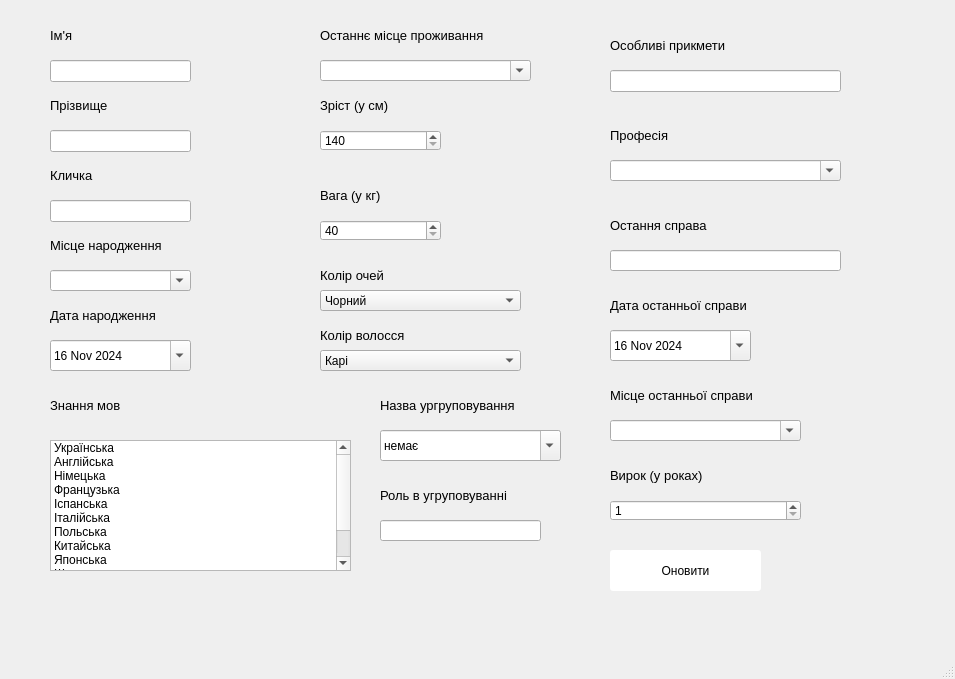
<?xml version="1.0" encoding="UTF-8"?>
<ui version="4.0">
 <class>MainWindow</class>
 <widget class="QMainWindow" name="MainWindow">
  <property name="geometry">
   <rect>
    <x>0</x>
    <y>0</y>
    <width>955</width>
    <height>679</height>
   </rect>
  </property>
  <property name="windowTitle">
   <string>Оновлення даних про злочинця</string>
  </property>
  <widget class="QWidget" name="centralwidget">
   <widget class="QComboBox" name="comboBox_8">
    <property name="geometry">
     <rect>
      <x>50</x>
      <y>270</y>
      <width>141</width>
      <height>21</height>
     </rect>
    </property>
    <property name="editable">
     <bool>true</bool>
    </property>
   </widget>
   <widget class="QLabel" name="label_25">
    <property name="geometry">
     <rect>
      <x>50</x>
      <y>90</y>
      <width>111</width>
      <height>31</height>
     </rect>
    </property>
    <property name="font">
     <font>
      <pointsize>10</pointsize>
     </font>
    </property>
    <property name="text">
     <string>Прізвище</string>
    </property>
   </widget>
   <widget class="QLineEdit" name="lineEdit_11">
    <property name="geometry">
     <rect>
      <x>50</x>
      <y>130</y>
      <width>141</width>
      <height>22</height>
     </rect>
    </property>
   </widget>
   <widget class="QLabel" name="label_22">
    <property name="geometry">
     <rect>
      <x>320</x>
      <y>20</y>
      <width>241</width>
      <height>31</height>
     </rect>
    </property>
    <property name="font">
     <font>
      <pointsize>10</pointsize>
     </font>
    </property>
    <property name="text">
     <string>Останнє місце проживання</string>
    </property>
   </widget>
   <widget class="QDateEdit" name="dateEdit_4">
    <property name="geometry">
     <rect>
      <x>50</x>
      <y>340</y>
      <width>141</width>
      <height>31</height>
     </rect>
    </property>
    <property name="inputMethodHints">
     <set>Qt::ImhDate|Qt::ImhPreferNumbers</set>
    </property>
    <property name="calendarPopup">
     <bool>true</bool>
    </property>
    <property name="date">
     <date>
      <year>2024</year>
      <month>11</month>
      <day>16</day>
     </date>
    </property>
   </widget>
   <widget class="QSpinBox" name="spinBox_4">
    <property name="geometry">
     <rect>
      <x>320</x>
      <y>220</y>
      <width>121</width>
      <height>21</height>
     </rect>
    </property>
    <property name="minimum">
     <number>40</number>
    </property>
    <property name="maximum">
     <number>180</number>
    </property>
    <property name="value">
     <number>40</number>
    </property>
    <property name="displayIntegerBase">
     <number>10</number>
    </property>
   </widget>
   <widget class="QComboBox" name="comboBox_10">
    <property name="geometry">
     <rect>
      <x>610</x>
      <y>420</y>
      <width>191</width>
      <height>21</height>
     </rect>
    </property>
    <property name="editable">
     <bool>true</bool>
    </property>
   </widget>
   <widget class="QLabel" name="label_27">
    <property name="geometry">
     <rect>
      <x>610</x>
      <y>210</y>
      <width>211</width>
      <height>31</height>
     </rect>
    </property>
    <property name="font">
     <font>
      <pointsize>10</pointsize>
     </font>
    </property>
    <property name="text">
     <string>Остання справа</string>
    </property>
   </widget>
   <widget class="QLabel" name="label_29">
    <property name="geometry">
     <rect>
      <x>320</x>
      <y>320</y>
      <width>211</width>
      <height>31</height>
     </rect>
    </property>
    <property name="font">
     <font>
      <pointsize>10</pointsize>
     </font>
    </property>
    <property name="text">
     <string>Колір волосся</string>
    </property>
   </widget>
   <widget class="QLabel" name="label_20">
    <property name="geometry">
     <rect>
      <x>50</x>
      <y>390</y>
      <width>211</width>
      <height>31</height>
     </rect>
    </property>
    <property name="font">
     <font>
      <pointsize>10</pointsize>
     </font>
    </property>
    <property name="text">
     <string>Знання мов</string>
    </property>
   </widget>
   <widget class="QLabel" name="label_26">
    <property name="geometry">
     <rect>
      <x>610</x>
      <y>120</y>
      <width>211</width>
      <height>31</height>
     </rect>
    </property>
    <property name="font">
     <font>
      <pointsize>10</pointsize>
     </font>
    </property>
    <property name="text">
     <string>Професія</string>
    </property>
   </widget>
   <widget class="QLineEdit" name="lineEdit_16">
    <property name="geometry">
     <rect>
      <x>610</x>
      <y>70</y>
      <width>231</width>
      <height>22</height>
     </rect>
    </property>
   </widget>
   <widget class="QSpinBox" name="spinBox_3">
    <property name="geometry">
     <rect>
      <x>320</x>
      <y>130</y>
      <width>121</width>
      <height>21</height>
     </rect>
    </property>
    <property name="minimum">
     <number>140</number>
    </property>
    <property name="maximum">
     <number>210</number>
    </property>
    <property name="displayIntegerBase">
     <number>10</number>
    </property>
   </widget>
   <widget class="QLabel" name="label_24">
    <property name="geometry">
     <rect>
      <x>320</x>
      <y>90</y>
      <width>211</width>
      <height>31</height>
     </rect>
    </property>
    <property name="font">
     <font>
      <pointsize>10</pointsize>
     </font>
    </property>
    <property name="text">
     <string>Зріст (у см)</string>
    </property>
   </widget>
   <widget class="QComboBox" name="comboBox_4">
    <property name="geometry">
     <rect>
      <x>320</x>
      <y>290</y>
      <width>201</width>
      <height>21</height>
     </rect>
    </property>
    <item>
     <property name="text">
      <string>Чорний</string>
     </property>
    </item>
    <item>
     <property name="text">
      <string>Лисий</string>
     </property>
    </item>
    <item>
     <property name="text">
      <string>Коричневий</string>
     </property>
    </item>
    <item>
     <property name="text">
      <string>Світло-коричневий
</string>
     </property>
    </item>
    <item>
     <property name="text">
      <string>Темно-коричневий</string>
     </property>
    </item>
    <item>
     <property name="text">
      <string>Шатен</string>
     </property>
    </item>
    <item>
     <property name="text">
      <string>Рудий</string>
     </property>
    </item>
    <item>
     <property name="text">
      <string>Блонд</string>
     </property>
    </item>
    <item>
     <property name="text">
      <string>Платиновий блонд
</string>
     </property>
    </item>
    <item>
     <property name="text">
      <string>Попелястий</string>
     </property>
    </item>
    <item>
     <property name="text">
      <string>Сивий</string>
     </property>
    </item>
    <item>
     <property name="text">
      <string>Каштановий</string>
     </property>
    </item>
    <item>
     <property name="text">
      <string>Фіолетовий</string>
     </property>
    </item>
    <item>
     <property name="text">
      <string>Синій</string>
     </property>
    </item>
    <item>
     <property name="text">
      <string>Зелений</string>
     </property>
    </item>
   </widget>
   <widget class="QDateEdit" name="dateEdit_3">
    <property name="geometry">
     <rect>
      <x>610</x>
      <y>330</y>
      <width>141</width>
      <height>31</height>
     </rect>
    </property>
    <property name="inputMethodHints">
     <set>Qt::ImhDate|Qt::ImhPreferNumbers</set>
    </property>
    <property name="calendarPopup">
     <bool>true</bool>
    </property>
    <property name="date">
     <date>
      <year>2024</year>
      <month>11</month>
      <day>16</day>
     </date>
    </property>
   </widget>
   <widget class="QComboBox" name="comboBox_3">
    <property name="geometry">
     <rect>
      <x>320</x>
      <y>350</y>
      <width>201</width>
      <height>21</height>
     </rect>
    </property>
    <property name="maxVisibleItems">
     <number>10</number>
    </property>
    <item>
     <property name="text">
      <string>Карі</string>
     </property>
    </item>
    <item>
     <property name="text">
      <string>Чорні</string>
     </property>
    </item>
    <item>
     <property name="text">
      <string>Сірі</string>
     </property>
    </item>
    <item>
     <property name="text">
      <string>Зелені</string>
     </property>
    </item>
    <item>
     <property name="text">
      <string>Блакитні</string>
     </property>
    </item>
    <item>
     <property name="text">
      <string>Бірюзові</string>
     </property>
    </item>
    <item>
     <property name="text">
      <string>Гетерохромія </string>
     </property>
    </item>
    <item>
     <property name="text">
      <string>Альбіно </string>
     </property>
    </item>
   </widget>
   <widget class="QLabel" name="label_12">
    <property name="geometry">
     <rect>
      <x>50</x>
      <y>300</y>
      <width>151</width>
      <height>31</height>
     </rect>
    </property>
    <property name="font">
     <font>
      <pointsize>10</pointsize>
     </font>
    </property>
    <property name="text">
     <string>Дата народження</string>
    </property>
   </widget>
   <widget class="QLabel" name="label_28">
    <property name="geometry">
     <rect>
      <x>320</x>
      <y>260</y>
      <width>211</width>
      <height>31</height>
     </rect>
    </property>
    <property name="font">
     <font>
      <pointsize>10</pointsize>
     </font>
    </property>
    <property name="text">
     <string>Колір очей</string>
    </property>
   </widget>
   <widget class="QLineEdit" name="lineEdit_12">
    <property name="geometry">
     <rect>
      <x>50</x>
      <y>200</y>
      <width>141</width>
      <height>22</height>
     </rect>
    </property>
   </widget>
   <widget class="QComboBox" name="comboBox_12">
    <property name="geometry">
     <rect>
      <x>380</x>
      <y>430</y>
      <width>181</width>
      <height>31</height>
     </rect>
    </property>
    <property name="editable">
     <bool>true</bool>
    </property>
    <property name="currentText">
     <string>немає</string>
    </property>
   </widget>
   <widget class="QLabel" name="label_18">
    <property name="geometry">
     <rect>
      <x>610</x>
      <y>290</y>
      <width>211</width>
      <height>31</height>
     </rect>
    </property>
    <property name="font">
     <font>
      <pointsize>10</pointsize>
     </font>
    </property>
    <property name="text">
     <string>Дата останньої справи</string>
    </property>
   </widget>
   <widget class="QLabel" name="label_31">
    <property name="geometry">
     <rect>
      <x>50</x>
      <y>160</y>
      <width>111</width>
      <height>31</height>
     </rect>
    </property>
    <property name="font">
     <font>
      <pointsize>10</pointsize>
     </font>
    </property>
    <property name="text">
     <string>Кличка</string>
    </property>
   </widget>
   <widget class="QLineEdit" name="lineEdit_18">
    <property name="geometry">
     <rect>
      <x>610</x>
      <y>250</y>
      <width>231</width>
      <height>21</height>
     </rect>
    </property>
   </widget>
   <widget class="QComboBox" name="comboBox_9">
    <property name="geometry">
     <rect>
      <x>320</x>
      <y>60</y>
      <width>211</width>
      <height>21</height>
     </rect>
    </property>
    <property name="editable">
     <bool>true</bool>
    </property>
   </widget>
   <widget class="QLabel" name="label_23">
    <property name="geometry">
     <rect>
      <x>50</x>
      <y>230</y>
      <width>151</width>
      <height>31</height>
     </rect>
    </property>
    <property name="font">
     <font>
      <pointsize>10</pointsize>
     </font>
    </property>
    <property name="text">
     <string>Місце народження</string>
    </property>
   </widget>
   <widget class="QListWidget" name="listWidget_2">
    <property name="geometry">
     <rect>
      <x>50</x>
      <y>440</y>
      <width>301</width>
      <height>131</height>
     </rect>
    </property>
    <property name="selectionMode">
     <enum>QAbstractItemView::MultiSelection</enum>
    </property>
    <item>
     <property name="text">
      <string>Українська</string>
     </property>
    </item>
    <item>
     <property name="text">
      <string>Англійська</string>
     </property>
    </item>
    <item>
     <property name="text">
      <string>Німецька</string>
     </property>
    </item>
    <item>
     <property name="text">
      <string>Французька</string>
     </property>
    </item>
    <item>
     <property name="text">
      <string>Іспанська</string>
     </property>
    </item>
    <item>
     <property name="text">
      <string>Італійська</string>
     </property>
    </item>
    <item>
     <property name="text">
      <string>Польська</string>
     </property>
    </item>
    <item>
     <property name="text">
      <string>Китайська</string>
     </property>
    </item>
    <item>
     <property name="text">
      <string>Японська</string>
     </property>
    </item>
    <item>
     <property name="text">
      <string>Шведська</string>
     </property>
    </item>
    <item>
     <property name="text">
      <string>Чеська</string>
     </property>
    </item>
    <item>
     <property name="text">
      <string>Португальська</string>
     </property>
    </item>
   </widget>
   <widget class="QLabel" name="label_21">
    <property name="geometry">
     <rect>
      <x>610</x>
      <y>30</y>
      <width>211</width>
      <height>31</height>
     </rect>
    </property>
    <property name="font">
     <font>
      <pointsize>10</pointsize>
     </font>
    </property>
    <property name="text">
     <string>Особливі прикмети</string>
    </property>
   </widget>
   <widget class="QLineEdit" name="lineEdit_17">
    <property name="geometry">
     <rect>
      <x>50</x>
      <y>60</y>
      <width>141</width>
      <height>22</height>
     </rect>
    </property>
    <property name="placeholderText">
     <string/>
    </property>
   </widget>
   <widget class="QLabel" name="label_34">
    <property name="geometry">
     <rect>
      <x>380</x>
      <y>390</y>
      <width>181</width>
      <height>31</height>
     </rect>
    </property>
    <property name="font">
     <font>
      <pointsize>10</pointsize>
     </font>
    </property>
    <property name="text">
     <string>Назва ургруповування</string>
    </property>
   </widget>
   <widget class="QLabel" name="label_19">
    <property name="geometry">
     <rect>
      <x>610</x>
      <y>380</y>
      <width>211</width>
      <height>31</height>
     </rect>
    </property>
    <property name="font">
     <font>
      <pointsize>10</pointsize>
     </font>
    </property>
    <property name="text">
     <string>Місце останньої справи</string>
    </property>
   </widget>
   <widget class="QLabel" name="label_32">
    <property name="geometry">
     <rect>
      <x>320</x>
      <y>180</y>
      <width>211</width>
      <height>31</height>
     </rect>
    </property>
    <property name="font">
     <font>
      <pointsize>10</pointsize>
     </font>
    </property>
    <property name="text">
     <string>Вага (у кг)</string>
    </property>
   </widget>
   <widget class="QLabel" name="label_30">
    <property name="geometry">
     <rect>
      <x>50</x>
      <y>20</y>
      <width>111</width>
      <height>31</height>
     </rect>
    </property>
    <property name="font">
     <font>
      <pointsize>10</pointsize>
     </font>
    </property>
    <property name="text">
     <string>Ім'я</string>
    </property>
   </widget>
   <widget class="QPushButton" name="pushButton_2">
    <property name="geometry">
     <rect>
      <x>610</x>
      <y>550</y>
      <width>151</width>
      <height>41</height>
     </rect>
    </property>
    <property name="styleSheet">
     <string notr="true">background-color: rgb(255, 255, 255);
border-radius: 3px;</string>
    </property>
    <property name="text">
     <string>Оновити</string>
    </property>
   </widget>
   <widget class="QComboBox" name="comboBox">
    <property name="geometry">
     <rect>
      <x>610</x>
      <y>160</y>
      <width>231</width>
      <height>21</height>
     </rect>
    </property>
    <property name="editable">
     <bool>true</bool>
    </property>
   </widget>
   <widget class="QLabel" name="label_35">
    <property name="geometry">
     <rect>
      <x>380</x>
      <y>480</y>
      <width>181</width>
      <height>31</height>
     </rect>
    </property>
    <property name="font">
     <font>
      <pointsize>10</pointsize>
     </font>
    </property>
    <property name="text">
     <string>Роль в угруповуванні</string>
    </property>
   </widget>
   <widget class="QLabel" name="label_36">
    <property name="geometry">
     <rect>
      <x>610</x>
      <y>460</y>
      <width>181</width>
      <height>31</height>
     </rect>
    </property>
    <property name="font">
     <font>
      <pointsize>10</pointsize>
     </font>
    </property>
    <property name="text">
     <string>Вирок (у роках)</string>
    </property>
   </widget>
   <widget class="QLineEdit" name="lineEdit">
    <property name="geometry">
     <rect>
      <x>380</x>
      <y>520</y>
      <width>161</width>
      <height>21</height>
     </rect>
    </property>
   </widget>
   <widget class="QSpinBox" name="spinBox">
    <property name="geometry">
     <rect>
      <x>610</x>
      <y>500</y>
      <width>191</width>
      <height>21</height>
     </rect>
    </property>
    <property name="minimum">
     <number>1</number>
    </property>
    <property name="maximum">
     <number>25</number>
    </property>
   </widget>
  </widget>
  <widget class="QMenuBar" name="menubar">
   <property name="geometry">
    <rect>
     <x>0</x>
     <y>0</y>
     <width>955</width>
     <height>26</height>
    </rect>
   </property>
  </widget>
  <widget class="QStatusBar" name="statusbar"/>
 </widget>
 <resources/>
 <connections/>
</ui>
